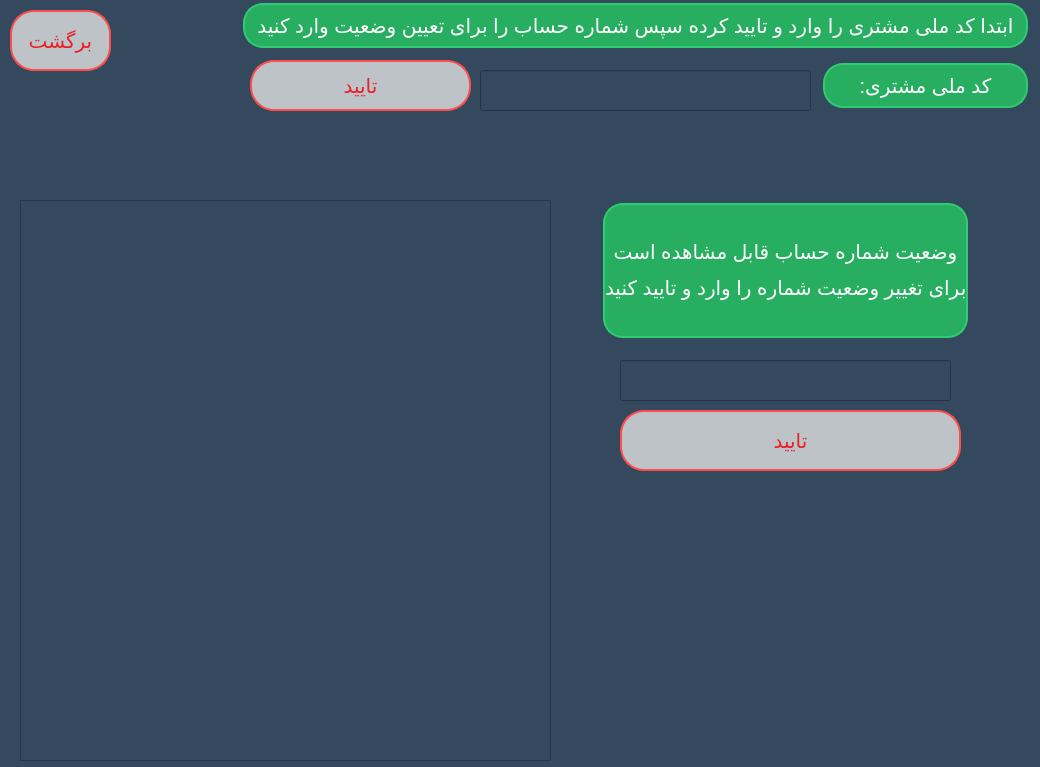
<?xml version="1.0" encoding="UTF-8"?>
<ui version="4.0">
 <class>set_cond_by_emp</class>
 <widget class="QWidget" name="set_cond_by_emp">
  <property name="geometry">
   <rect>
    <x>0</x>
    <y>0</y>
    <width>1040</width>
    <height>767</height>
   </rect>
  </property>
  <property name="windowTitle">
   <string>Form</string>
  </property>
  <property name="styleSheet">
   <string notr="true">background: #34495e;</string>
  </property>
  <widget class="QLabel" name="lbl_text">
   <property name="geometry">
    <rect>
     <x>190</x>
     <y>140</y>
     <width>261</width>
     <height>31</height>
    </rect>
   </property>
   <property name="styleSheet">
    <string notr="true">color:#FF4500; font-size:18px;</string>
   </property>
   <property name="text">
    <string/>
   </property>
  </widget>
  <widget class="QLineEdit" name="ncod">
   <property name="geometry">
    <rect>
     <x>480</x>
     <y>70</y>
     <width>331</width>
     <height>41</height>
    </rect>
   </property>
   <property name="styleSheet">
    <string notr="true">color:white; font-size:20px;</string>
   </property>
  </widget>
  <widget class="QLabel" name="label_5">
   <property name="geometry">
    <rect>
     <x>820</x>
     <y>60</y>
     <width>211</width>
     <height>51</height>
    </rect>
   </property>
   <property name="styleSheet">
    <string notr="true">	border: 0;
	background: #27ae60;
	display: block;
	margin: 3px 3px;
	text-align: center;
	border: 2px solid #2ecc71;
	outline: none;
	color: white;
	border-radius: 20px;
	font-size:20px;	</string>
   </property>
   <property name="text">
    <string>کد ملی مشتری:</string>
   </property>
   <property name="alignment">
    <set>Qt::AlignCenter</set>
   </property>
  </widget>
  <widget class="QPushButton" name="print_information">
   <property name="geometry">
    <rect>
     <x>250</x>
     <y>60</y>
     <width>221</width>
     <height>51</height>
    </rect>
   </property>
   <property name="cursor">
    <cursorShape>PointingHandCursor</cursorShape>
   </property>
   <property name="styleSheet">
    <string notr="true">border-radius: 24px;

	color:#EA2027; background-color:#bdc3c7; border: 2px solid #ff4d4d;  font-size:20px;</string>
   </property>
   <property name="text">
    <string>تایید</string>
   </property>
  </widget>
  <widget class="QScrollArea" name="scrollArea">
   <property name="geometry">
    <rect>
     <x>20</x>
     <y>200</y>
     <width>531</width>
     <height>561</height>
    </rect>
   </property>
   <property name="styleSheet">
    <string notr="true"/>
   </property>
   <property name="widgetResizable">
    <bool>true</bool>
   </property>
   <widget class="QWidget" name="scrollAreaWidgetContents">
    <property name="geometry">
     <rect>
      <x>0</x>
      <y>0</y>
      <width>529</width>
      <height>559</height>
     </rect>
    </property>
    <layout class="QHBoxLayout" name="horizontalLayout">
     <item>
      <widget class="QLabel" name="information">
       <property name="styleSheet">
        <string notr="true">font-size:17px;color:white;</string>
       </property>
       <property name="text">
        <string/>
       </property>
       <property name="alignment">
        <set>Qt::AlignHCenter|Qt::AlignTop</set>
       </property>
      </widget>
     </item>
    </layout>
   </widget>
  </widget>
  <widget class="QLabel" name="label_6">
   <property name="geometry">
    <rect>
     <x>600</x>
     <y>200</y>
     <width>371</width>
     <height>141</height>
    </rect>
   </property>
   <property name="styleSheet">
    <string notr="true">	border: 0;
	background: #27ae60;
	display: block;
	margin: 3px 3px;
	text-align: center;
	border: 2px solid #2ecc71;
	outline: none;
	color: white;
	border-radius: 20px;
	font-size:20px;	</string>
   </property>
   <property name="text">
    <string>&lt;html&gt;&lt;head/&gt;&lt;body&gt;&lt;p&gt;وضعیت شماره حساب قابل مشاهده است&lt;/p&gt;&lt;p&gt;برای تغییر وضعیت شماره را وارد و تایید کنید&lt;/p&gt;&lt;/body&gt;&lt;/html&gt;</string>
   </property>
   <property name="alignment">
    <set>Qt::AlignCenter</set>
   </property>
  </widget>
  <widget class="QLineEdit" name="num_account">
   <property name="geometry">
    <rect>
     <x>620</x>
     <y>360</y>
     <width>331</width>
     <height>41</height>
    </rect>
   </property>
   <property name="styleSheet">
    <string notr="true">color:white; font-size:20px;</string>
   </property>
  </widget>
  <widget class="QPushButton" name="print_information_2">
   <property name="geometry">
    <rect>
     <x>620</x>
     <y>410</y>
     <width>341</width>
     <height>61</height>
    </rect>
   </property>
   <property name="cursor">
    <cursorShape>PointingHandCursor</cursorShape>
   </property>
   <property name="styleSheet">
    <string notr="true">border-radius: 24px;

	color:#EA2027; background-color:#bdc3c7; border: 2px solid #ff4d4d;  font-size:20px;</string>
   </property>
   <property name="text">
    <string>تایید</string>
   </property>
  </widget>
  <widget class="QLabel" name="result">
   <property name="geometry">
    <rect>
     <x>620</x>
     <y>510</y>
     <width>321</width>
     <height>41</height>
    </rect>
   </property>
   <property name="styleSheet">
    <string notr="true">font-size:17px; color:yellow;</string>
   </property>
   <property name="text">
    <string/>
   </property>
  </widget>
  <widget class="QPushButton" name="back_to_emploee_page">
   <property name="geometry">
    <rect>
     <x>10</x>
     <y>10</y>
     <width>101</width>
     <height>61</height>
    </rect>
   </property>
   <property name="cursor">
    <cursorShape>PointingHandCursor</cursorShape>
   </property>
   <property name="styleSheet">
    <string notr="true">border-radius: 24px;

	color:#EA2027; background-color:#bdc3c7; border: 2px solid #ff4d4d;  font-size:20px;</string>
   </property>
   <property name="text">
    <string>برگشت</string>
   </property>
  </widget>
  <widget class="QLabel" name="label_7">
   <property name="geometry">
    <rect>
     <x>240</x>
     <y>0</y>
     <width>791</width>
     <height>51</height>
    </rect>
   </property>
   <property name="styleSheet">
    <string notr="true">	border: 0;
	background: #27ae60;
	display: block;
	margin: 3px 3px;
	text-align: center;
	border: 2px solid #2ecc71;
	outline: none;
	color: white;
	border-radius: 20px;
	font-size:20px;	</string>
   </property>
   <property name="text">
    <string>ابتدا کد ملی مشتری را وارد و تایید کرده سپس شماره حساب را برای تعیین وضعیت وارد کنید</string>
   </property>
   <property name="alignment">
    <set>Qt::AlignCenter</set>
   </property>
  </widget>
  <widget class="QLabel" name="lbl_ind">
   <property name="geometry">
    <rect>
     <x>955</x>
     <y>720</y>
     <width>41</width>
     <height>31</height>
    </rect>
   </property>
   <property name="text">
    <string/>
   </property>
  </widget>
 </widget>
 <resources/>
 <connections/>
</ui>
